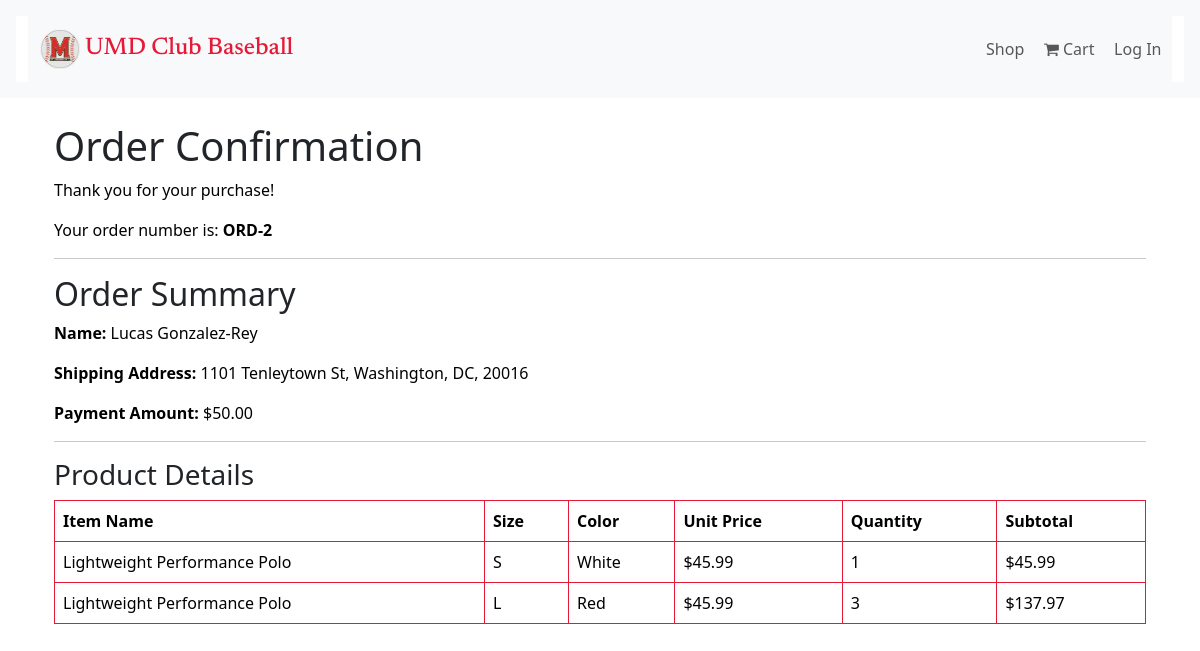
Screenshot of /process-order/ with the database file from the repository.
### models.py (models this page shows, shortened)
class Order(db.Model):
    __tablename__ = 'Order'
    order_id = db.Column(db.String(30), unique=True)
    order_num = db.Column(db.Integer, unique=True, autoincrement=True, primary_key=True)
    order_date = db.Column(db.DateTime, nullable=False)
    user_id = db.Column(db.Integer, db.ForeignKey('user.user_id'), nullable=True)
    first_name = db.Column(db.String(30), nullable=False)
    last_name = db.Column(db.String(50), nullable=False)
    email = db.Column(db.String(100))
    address = db.Column(db.String(100))
    city = db.Column(db.String(100))
    state = db.Column(db.String(2))
    zipcode = db.Column(db.String(9))
    status = db.Column(db.String(20), default='IN PROGRESS')
    order_total = db.Column(db.Float, nullable=False)
    orderitems = relationship('OrderItem', back_populates='order_ref', uselist=True, cascade='all, delete-orphan')

class OrderItem(db.Model):
    __tablename__ = 'OrderItem'
    orderitem_id = db.Column(db.String(30), primary_key=True)
    order_id = db.Column(db.String(30), db.ForeignKey('Order.order_id', ondelete='CASCADE'), nullable=False)
    product_code = db.Column(db.String(30), db.ForeignKey('Inventory.product_code', ondelete='SET NULL'), nullable=True)
    product_qty = db.Column(db.Integer, nullable=False)
    item_price = db.Column(db.Float, nullable=True)
    line_price = db.Column(db.Float, nullable=True)
    inv_ref = db.relationship('Inventory', back_populates='inv_ois', cascade='all, save-update', passive_deletes=True)
    order_ref = db.relationship('Order', back_populates='orderitems')

class MerchItem(db.Model):
    __tablename__ = 'MerchItem'
    item_id = db.Column(db.Integer, primary_key=True, nullable=False, autoincrement=True)
    item_name = db.Column(db.String(50), nullable=False, unique=True)
    item_price = db.Column(db.Float, nullable=False)
    item_class = db.Column(db.String(20), nullable=False)
    long_desc = db.Column(db.Text)
    manu_details = db.Column(db.Text)
    inventories = db.relationship('Inventory', back_populates='merchitem_ref',
                                  uselist=True, cascade='all, delete-orphan')

class Inventory(db.Model):
    __tablename__ = 'Inventory'
    product_id = db.Column(db.Integer, primary_key=True, autoincrement=True)
    item_id = db.Column(db.Integer, db.ForeignKey('MerchItem.item_id', ondelete='CASCADE'))
    product_code = db.Column(db.String(30), nullable=False, unique=True)
    product_stock = db.Column(db.Integer, nullable=False)
    product_size = db.Column(db.String(3))
    product_color = db.Column(db.String(15))
    purchase_price = db.Column(db.Integer, nullable=False)
    image_dir = db.Column(db.String(50))
    merchitem_ref = db.relationship('MerchItem', back_populates='inventories')
    inv_ois = db.relationship('OrderItem', back_populates='inv_ref', uselist=True)
    purchases = db.relationship('InvPurchase', back_populates='purchase_ref', uselist=True)

### app.py (the view)
@app.route('/process-order/')
def process_order():
    latest_order = Order.query.order_by(Order.order_date.desc()).first()
    order_items = (db.session.query(
        MerchItem.item_name.label('item_name'), Inventory.product_size.label('product_size'),
        Inventory.product_color.label('product_color'), OrderItem.product_qty.label('product_qty'),
        OrderItem.item_price.label('item_price'), OrderItem.line_price.label('line_price'))
                   .select_from(OrderItem)
                   .join(Inventory, OrderItem.product_code == Inventory.product_code)
                   .join(MerchItem, Inventory.item_id == MerchItem.item_id)
                   .filter(OrderItem.order_id == latest_order.order_id)
                   .all())
    print(order_items)
    print('will render order-confirmation')
    return render_template('order-confirmation.html', latest_order=latest_order, order_items=order_items)

### templates/order-confirmation.html (shortened to what this page needs)
{% extends "base.html" %}
{% block page_content %}
    <div class="container mt-3">
        <div class="container mt-4">
            <h1>Order Confirmation</h1>
            <p>Thank you for your purchase<strong>{{' , '+latest_order.first_name if current_user.role=='CUSTOMER' }}{{ ' '+latest_order.last_name if current_user.role=='CUSTOMER' }}</strong>!</p>
            <p>Your order number is: <strong>{{ latest_order.order_id }}</strong></p>
            <hr/>
            <h2>Order Summary</h2>
            <div>
                <p><strong>Name:</strong> {{ latest_order.first_name }} {{ latest_order.last_name }}</p>
                <p><strong>Shipping Address:</strong> {{ latest_order.address }}, {{ latest_order.city }}, {{ latest_order.state }}, {{ latest_order.zipcode }}</p>
                <p><strong>Payment Amount:</strong> ${{ '{:.2f}'.format(latest_order.order_total|round(2))}}</p>
            </div>
            <hr/>
            <h3>Product Details</h3>
                <div class="table-responsive">
                    <table class="table table-bordered">
                        <thead>
                            <tr>
                                <th>Item Name</th>
                                <th>Size</th>
                                <th>Color</th>
                                <th>Unit Price</th>
                                <th>Quantity</th>
                                <th>Subtotal</th>
                            </tr>
                        </thead>
                        <tbody>
                            {% for item in order_items %}
                                <tr>
                                    <td>{{ item.item_name }}</td>
                                    <td>{{ item.product_size }}</td>
                                    <td>{{ item.product_color }}</td>
                                    <td>${{ '{:.2f}'.format(item.item_price)}}</td>
                                    <td>{{ item.product_qty }}</td>
                                    <td>${{ '{:.2f}'.format(item.line_price)}}</td>
                                </tr>
                            {% endfor %}
                        </tbody>
                    </table>
                </div>
        </div>
    </div>
{% endblock %}

### static/css/main.css (style rules this page uses)
* { margin: 0; padding: 0; }
p { color: #000000; }
.table { border-color: #e61938; }
.container { margin-top: 100px }

### rows the page displays
Order: order_id "ORD-2", first_name "Lucas", last_name "Gonzalez-Rey", address "1101 Tenleytown St", city "Washington", state "DC", zipcode "20016", order_total "50.00"
OrderItem: item_name "Lightweight Performance Polo", product_size "S", product_color "White", item_price "45.99", product_qty "1", line_price "45.99"
OrderItem: item_name "Lightweight Performance Polo", product_size "L", product_color "Red", item_price "45.99", product_qty "3", line_price "137.97"
